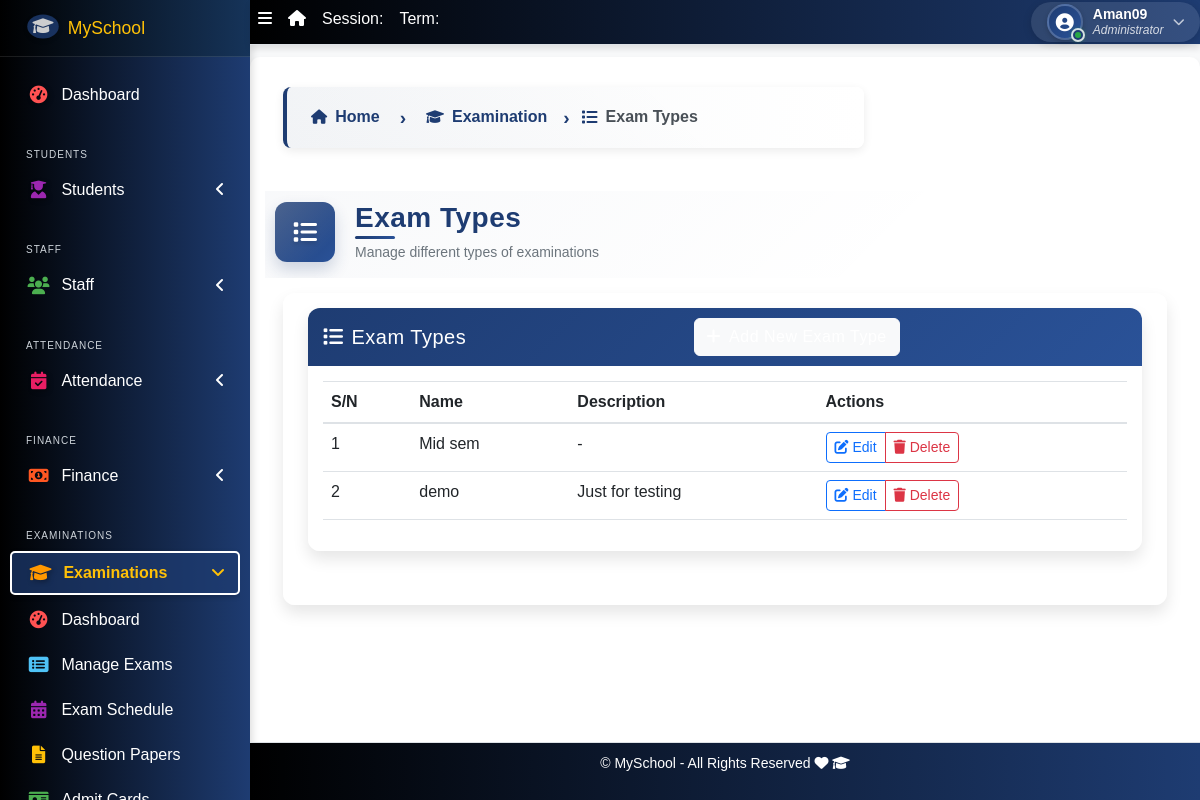
Page /exams/exam-types/ (signed in) on the committed database.
### apps/exams/models.py (models this page shows, shortened)
class ExamType(models.Model):
    name = models.CharField(max_length=100)
    description = models.TextField(blank=True, null=True)

### apps/exams/views.py (the view)
# urls.py: path('exam-types/', views.ExamTypeListView.as_view(), name='exam_type_list'),
class ExamTypeListView(LoginRequiredMixin, ListView):
    model = ExamType
    template_name = 'exams/exam_type_list.html'
    context_object_name = 'exam_types'

### apps/exams/templates/exams/exam_type_list.html (shortened to what this page needs)
{% extends 'base.html' %}
{% load static %}
{% block breadcrumb-left %}
<div class="breadcrumb-container">
  <nav aria-label="breadcrumb">
    <ol class="breadcrumb breadcrumb-chevron">
      <li class="breadcrumb-item">
        <a href="{% url 'home' %}" class="text-decoration-none fw-bold">
          <i class="fas fa-home"></i> Home
        </a>
      </li>
      <li class="breadcrumb-item">
        <a href="{% url 'exams:dashboard' %}" class="text-decoration-none fw-bold">
          <i class="fas fa-graduation-cap"></i> Examination
        </a>
      </li>
      <li class="breadcrumb-item active" aria-current="page">
        <i class="fas fa-list"></i> Exam Types
      </li>
    </ol>
  </nav>
</div>
{% endblock breadcrumb-left %}
{% block title-icon %}fas fa-list{% endblock title-icon %}
{% block title %}Exam Types{% endblock title %}
{% block subtitle %}Manage different types of examinations{% endblock subtitle %}
{% block content %}
<div class="container-fluid exams-container">
  <div class="row mb-4">
    <div class="col-md-12">
      <div class="card shadow">
        <div class="card-header bg-primary text-white d-flex justify-content-between align-items-center">
          <h5 class="mb-0"><i class="fas fa-list me-2"></i>Exam Types</h5>
          <a href="{% url 'exams:exam_type_create' %}" class="btn btn-light">
            <i class="fas fa-plus me-1"></i> Add New Exam Type
          </a>
        </div>
        <div class="card-body">
          <div class="table-responsive">
            <table class="table table-hover" id="examTypeTable">
              <thead>
                <tr>
                  <th>S/N</th>
                  <th>Name</th>
                  <th>Description</th>
                  <th>Actions</th>
                </tr>
              </thead>
              <tbody>
                {% for exam_type in exam_types %}
                <tr>
                  <td>{{ forloop.counter }}</td>
                  <td>{{ exam_type.name }}</td>
                  <td>{{ exam_type.description|default:"-" }}</td>
                  <td>
                    <div class="btn-group" role="group">
                      <a href="{% url 'exams:exam_type_update' exam_type.id %}" class="btn btn-sm btn-outline-primary">
                        <i class="fas fa-edit"></i> Edit
                      </a>
                      <a href="{% url 'exams:exam_type_delete' exam_type.id %}" class="btn btn-sm btn-outline-danger">
                        <i class="fas fa-trash"></i> Delete
                      </a>
                    </div>
                  </td>
                </tr>
                {% empty %}
                <tr>
                  <td colspan="4" class="text-center">No exam types found. <a href="{% url 'exams:exam_type_create' %}">Add one now</a>.</td>
                </tr>
                {% endfor %}
              </tbody>
            </table>
          </div>
        </div>
      </div>
    </div>
  </div>
</div>
{% endblock content %}

### templates/base.html (shortened to what this page needs)
{% load static %}
<!DOCTYPE html>
<html lang="en">
<head>
  <link rel="stylesheet" href="{% static 'dist/css/preload.css' %}">
  <link rel="stylesheet" href="{% static 'plugins/fontawesome-free/css/all.min.css' %}">
  <link rel="stylesheet" href="{% static 'plugins/toastr/toastr.min.css' %}">
<link rel="stylesheet" href="https://cdn.jsdelivr.net/npm/bootstrap-icons/font/bootstrap-icons.css">
    <link rel="stylesheet" href="https://cdnjs.cloudflare.com/ajax/libs/font-awesome/6.5.0/css/all.min.css">
  <link rel="stylesheet"
    href="{% static 'plugins/overlayScrollbars/css/OverlayScrollbars.min.css' %}">
  <link rel="stylesheet" href="{% static 'plugins/Datatables/datatables.min.css' %}" />
  <link rel="stylesheet" href="{% static 'dist/css/adminlte.min.css' %}">
  <link rel="stylesheet" href="https://cdnjs.cloudflare.com/ajax/libs/font-awesome/6.0.0-beta3/css/all.min.css">
  <link rel="stylesheet" href="https://cdn.jsdelivr.net/npm/bootstrap@5.3.0/dist/css/bootstrap.min.css">
  <link rel="stylesheet" href="{% static 'dist/css/style.css' %}">
  <link rel="stylesheet" href="{% static 'dist/css/sidebar-fix.css' %}">
</head>
<body class="hold-transition sidebar-mini layout-fixed layout-navbar-fixed layout-footer-fixed">
  <div class="wrapper">
    <nav class="main-header navbar navbar-expand navbar-dark">
      <ul class="navbar-nav">
        <li class="nav-item">
          <a class="nav-link" data-widget="pushmenu" href="#" role="button"><i
              class="fas fa-bars"></i></a>
        </li>
        <li class="nav-item d-none d-sm-inline-block">
          <a href="{% url 'home' %} " class="nav-link"><i class="fa fa-home"></i></a>
        </li>
        <li class="nav-item d-none d-sm-inline-block">
          <a href="{% url 'current-session' %}" class="nav-link">Session: {{ current_session }}</a>
        </li>
        <li class="nav-item d-none d-sm-inline-block">
          <a href="{% url 'current-session' %}" class="nav-link">Term: {{ current_term }}</a>
        </li>
      </ul>
      <ul class="navbar-nav ml-auto">
        <li class="nav-item dropdown user-menu position-static position-md-relative">
          <a class="nav-link dropdown-toggle user-dropdown-toggle" href="#" role="button" data-bs-toggle="dropdown" aria-expanded="false" id="userDropdown">
            <div class="user-avatar-container">
              <div class="user-avatar">
                <i class="fas fa-user-circle"></i>
              </div>
              <span class="user-status-indicator online" title="Online"></span>
            </div>
            <div class="user-info d-none d-md-inline-block">
              <span class="user-name">{{ request.user.username }}</span>
              <span class="user-role">{% if request.user.is_superuser %}Administrator{% else %}Staff{% endif %}</span>
            </div>
            <i class="fas fa-chevron-down user-dropdown-icon d-none d-md-inline-block"></i>
          </a>
        </li>
      </ul>
    </nav>
    <aside class="main-sidebar sidebar-dark-primary">
      <a href="{% url 'home' %}" class="brand-link d-flex align-items-center">
        {% if profile.college_logo %}
        <img src="{{ profile.college_logo.url }}" alt="College Logo" class="brand-image img-circle elevation-3" style="opacity: .8; margin-right: 10px; max-height: 33px;">
        {% else %}
        <i class="fas fa-graduation-cap brand-image img-circle elevation-3" style="opacity: .8; margin-right: 10px; background-color: #1E3C72; color: #fff; padding: 5px; font-size: 16px;"></i>
        {% endif %}
        <span class="brand-text font-weight-light">{{ profile.college_name | default:"MySchool" }}</span>
      </a>
<div class="sidebar">
  <nav class="mt-2">
      <ul class="nav nav-pills nav-sidebar flex-column" data-widget="treeview" role="menu" data-accordion="false">
          <li class="nav-item">
              <a href="{% url 'home' %}" class="nav-link {% if request.resolver_match.url_name == 'home' %}active{% endif %}">
                  <i class="nav-icon fas fa-tachometer-alt" style="color: #ff5733; text-shadow: 2px 2px 5px rgba(0, 0, 0, 0.3);"></i>
                  <p>Dashboard</p>
              </a>
          </li>
          <li class="nav-header">Students</li>
          <li class="nav-item has-treeview  ">
              <a href="#" class="nav-link  " >
                  <i class="nav-icon fas fa-user-graduate" style="color: #3399ff; text-shadow: 2px 2px 5px rgba(0, 0, 0, 0.3);"></i>
                  <p>Students<i class="fas fa-angle-left right"></i></p>
              </a>
          </li>
          <li class="nav-header">Staff</li>
          <li class="nav-item has-treeview  {% if request.resolver_match.namespace == None and request.resolver_match.url_name in 'staff-list non-teaching-staffs-list' %}menu-open{% endif %}">
              <a href="#" class="nav-link">
                  <i class="nav-icon fas fa-users" style="color: #9933ff;"></i>
                  <p>Staff<i class="fas fa-angle-left right"></i></p>
              </a>
          </li>
          <li class="nav-header">Attendance</li>
            <li class="nav-item has-treeview {% if request.resolver_match.namespace == 'attendance' %}menu-open{% endif %}">
                <a href="#" class="nav-link">
                    <i class="nav-icon fas fa-calendar-check" style="color: #ffcc00; text-shadow: 2px 2px 5px rgba(0, 0, 0, 0.3);"></i>
                    <p>Attendance<i class="fas fa-angle-left right"></i></p>
                </a>
            </li>
          <li class="nav-header">Finance</li>
          <li class="nav-item has-treeview {% if request.resolver_match.namespace == 'fees' %}menu-open{% endif %}">
              <a href="#" class="nav-link">
                  <i class="nav-icon fas fa-money-bill-alt" style="color: #66ccff;"></i>
                  <p>
                      Finance
                      <i class="fas fa-angle-left right"></i>
                  </p>
              </a>
          </li>
          <li class="nav-header" >Examinations</li>
          <li class="nav-item has-treeview {% if request.resolver_match.namespace == 'exams' %}menu-open{% endif %}" title="Under Development">
              <a href="{% url 'exams:dashboard' %}" class="nav-link {% if request.resolver_match.namespace == 'exams' %}active{% endif %}">
                  <i class="nav-icon fas fa-graduation-cap" style="color: #ff9900; text-shadow: 2px 2px 5px rgba(0, 0, 0, 0.3);"></i>
                  <p>
                      Examinations
                      <i class="fas fa-angle-left right"></i>
                  </p>
              </a>
              <ul class="nav nav-treeview">
                  <li class="nav-item">
                      <a href="{% url 'exams:dashboard' %}" class="nav-link {% if request.resolver_match.url_name == 'dashboard' and request.resolver_match.namespace == 'exams' %}active{% endif %}">
                          <i class="fas fa-tachometer-alt nav-icon" style="color: #ff9900;"></i>
                          <p>Dashboard</p>
                      </a>
                  </li>
                  <li class="nav-item">
                      <a href="{% url 'exams:exam_list' %}" class="nav-link {% if request.resolver_match.url_name == 'exam_list' and request.resolver_match.namespace == 'exams' %}active{% endif %}">
                          <i class="fas fa-list-alt nav-icon" style="color: #ff6600;"></i>
                          <p>Manage Exams</p>
                      </a>
                  </li>
                  <li class="nav-item">
                      <a href="{% url 'exams:exam_schedule_list' %}" class="nav-link {% if request.resolver_match.url_name == 'exam_schedule_list' and request.resolver_match.namespace == 'exams' %}active{% endif %}">
                          <i class="fas fa-calendar-alt nav-icon" style="color: #ff6600;"></i>
                          <p>Exam Schedule</p>
                      </a>
                  </li>
                  <li class="nav-item">
                      <a href="{% url 'exams:question_paper_list' %}" class="nav-link {% if request.resolver_match.url_name == 'question_paper_list' and request.resolver_match.namespace == 'exams' %}active{% endif %}">
                          <i class="fas fa-file-alt nav-icon" style="color: #ff3366;"></i>
                          <p>Question Papers</p>
                      </a>
                  </li>
                  <li class="nav-item">
                      <a href="{% url 'exams:admit_card_list' %}" class="nav-link {% if request.resolver_match.url_name == 'admit_card_list' and request.resolver_match.namespace == 'exams' %}active{% endif %}">
                          <i class="fas fa-id-card nav-icon" style="color: #cc3300;"></i>
                          <p>Admit Cards</p>
                      </a>
                  </li>
              </ul>
          </li>
      </ul>
  </nav>
</div>
    </aside>
    <div class="content-wrapper">
      <section class="content-header">
        <div class="container-fluid">
          <div class="row mb-1">
            <div class="col-sm-8">
              {% block breadcrumb-left %}{% endblock breadcrumb-left %}
            </div>
            <div class="col-sm-4">
            </div>
          </div>
        </div>
      </section>
      <div class="page-title-section">
        <div class="container-fluid">
          <div class="row align-items-center">
            <div class="col-md-8">
              <div class="page-title-container">
                <div class="page-title-icon">
                  <i class="{% block title-icon %}fas fa-file-alt{% endblock title-icon %}"></i>
                </div>
                <div class="page-title-content">
                  <h1 class="page-title">{% block title %}{% endblock title %}</h1>
                  <p class="page-subtitle">{% block subtitle %}{% endblock subtitle %}</p>
                </div>
              </div>
            </div>
          </div>
        </div>
      </div>
      <section class="content">
        <div class="container-fluid">
          <div class="row">
            <div class="col-md-12">
              {% block fullcard %}
              <div class="card">
                <div class="card-body">
                  <div class="row">
                    <div class="col">
                      {% block content %}
                      {% endblock content %}
                    </div>
                  </div>
                </div>
              </div>
              {% endblock fullcard %}
            </div>
          </div>
        </div>
      </section>
    </div>
    <footer class="main-footer">
      <p>&copy; {{ profile.college_name | default:"MySchool" }} - All Rights Reserved
      <i class="fas fa-heart"></i>
      <i class="fas fa-graduation-cap"></i></p>
    </footer>
  </div>
</body>
</html>

### templates/base.html (style rules this page uses)
body { visibility: hidden; font-family: 'Poppins', sans-serif !important; background-color: #1E3C72 !important; margin: 0 !important; padding: 0 !important; height: 100% !important; overflow-x: hidden !important; color: #fff !important; }
.navbar { background: #1E3C72 !important; color: #fff !important; }
.sidebar, .main-sidebar { background: #1E3C72 !important; color: #fff !important; }

### rows in the picture
ExamType: name "Mid sem", description "-"
ExamType: name "demo", description "Just for testing"

### other values in the picture
{{ request.user.username }} "Aman09"
{{ profile.college_name | default:"MySchool" }} "MySchool"
